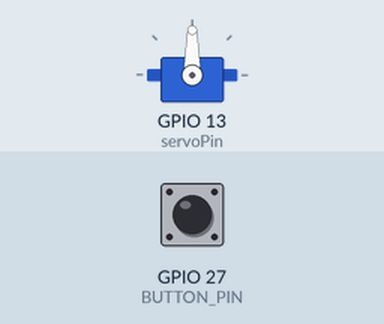
A sketch run on a simulated ESP32. Shown: servo. The inputs (shaded band) are chosen by the test bench; at power-on: GPIO 27 (BUTTON_PIN) HIGH.

Above: at 1.2 s.
1.3 s: GPIO 27 (BUTTON_PIN) pulled LOW for 0.15 s
At 1.7 s:
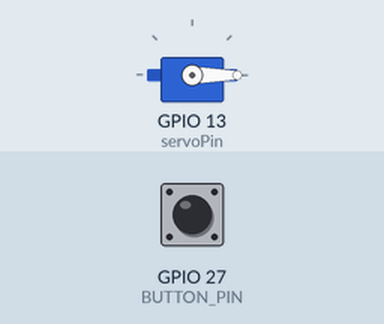
2.9 s: GPIO 27 (BUTTON_PIN) pulled LOW for 1 s
At 4.1 s:
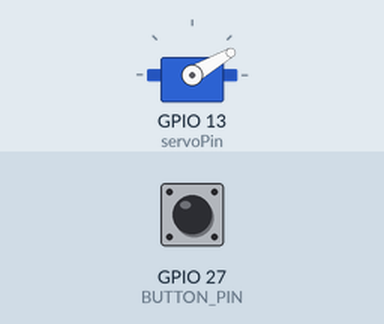
5.4 s: GPIO 27 (BUTTON_PIN) pulled LOW for 0.15 s
At 6.0 s:
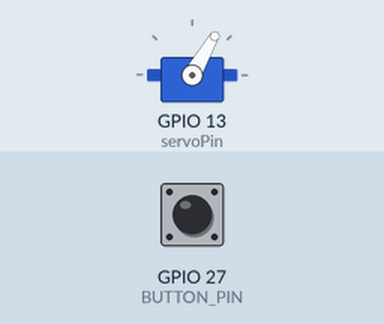
7.0 s: GPIO 27 (BUTTON_PIN) pulled LOW for 3.2 s
At 8.4 s:
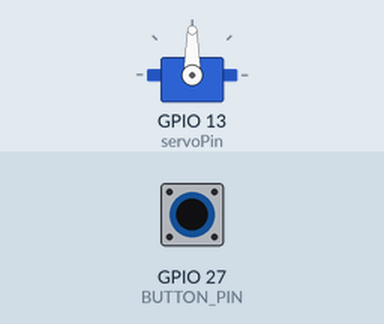
11.7 s: GPIO 27 (BUTTON_PIN) pulled LOW for 0.15 s
At 12.0 s:
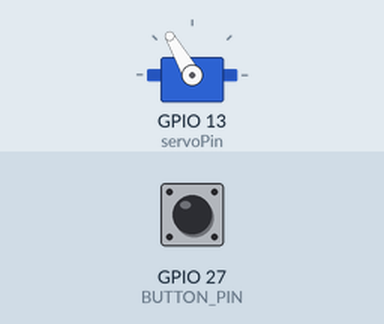
13.3 s: GPIO 27 (BUTTON_PIN) pulled LOW for 1 s
At 14.4 s:
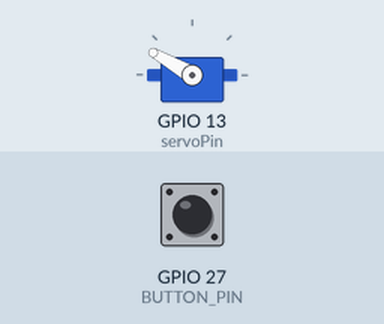
Timing chart, 0 to 16.3 s (numbered marks = the images above; inputs shaded):
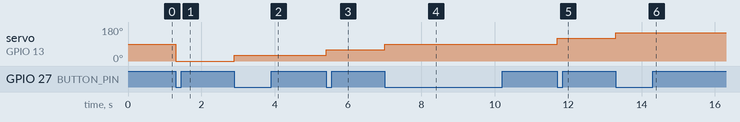

Measured:
- after the input at 1.3 s, servo on GPIO 13 (servoPin): 90° → 0° at once
- after the input at 2.9 s, servo on GPIO 13 (servoPin): 0° → 30° at once
- after the input at 5.4 s, servo on GPIO 13 (servoPin): 30° → 60° at once
- after the input at 7.0 s, servo on GPIO 13 (servoPin): 60° → 90° at once
- after the input at 11.7 s, servo on GPIO 13 (servoPin): 90° → 120° at once
- after the input at 13.3 s, servo on GPIO 13 (servoPin): 120° → 150° at once

The sketch:

Servo_sweep_button.ino
```cpp
#include <ESP32Servo.h>

Servo myservo;  // create servo object to control a servo
// 16 servo objects can be created on the ESP32

int pos = 0;    // variable to store the servo position
// Recommended PWM GPIO pins on the ESP32 include 2,4,12-19,21-23,25-27,32-33
int servoPin = 13;
#define BUTTON_PIN   27
boolean oldState;

void setup() {
  pinMode(BUTTON_PIN, INPUT_PULLUP);
  myservo.setPeriodHertz(50);    // standard 50 hz servo
  myservo.attach(servoPin, 500, 2400); // attaches the servo on pin 18 to the servo object
  // using default min/max of 500us and 2400us
  // different servos may require different min/max settings
  // for an accurate 0 to 180 sweep
}

void loop() {
  boolean newState = digitalRead(BUTTON_PIN);

   if((newState == LOW) && (oldState == HIGH)) {
    myservo.write(pos);    // tell servo to go to position in variable 'pos'
    pos += 30;
    if(pos>180) pos = 0;
   }
   oldState = newState;
}
```
